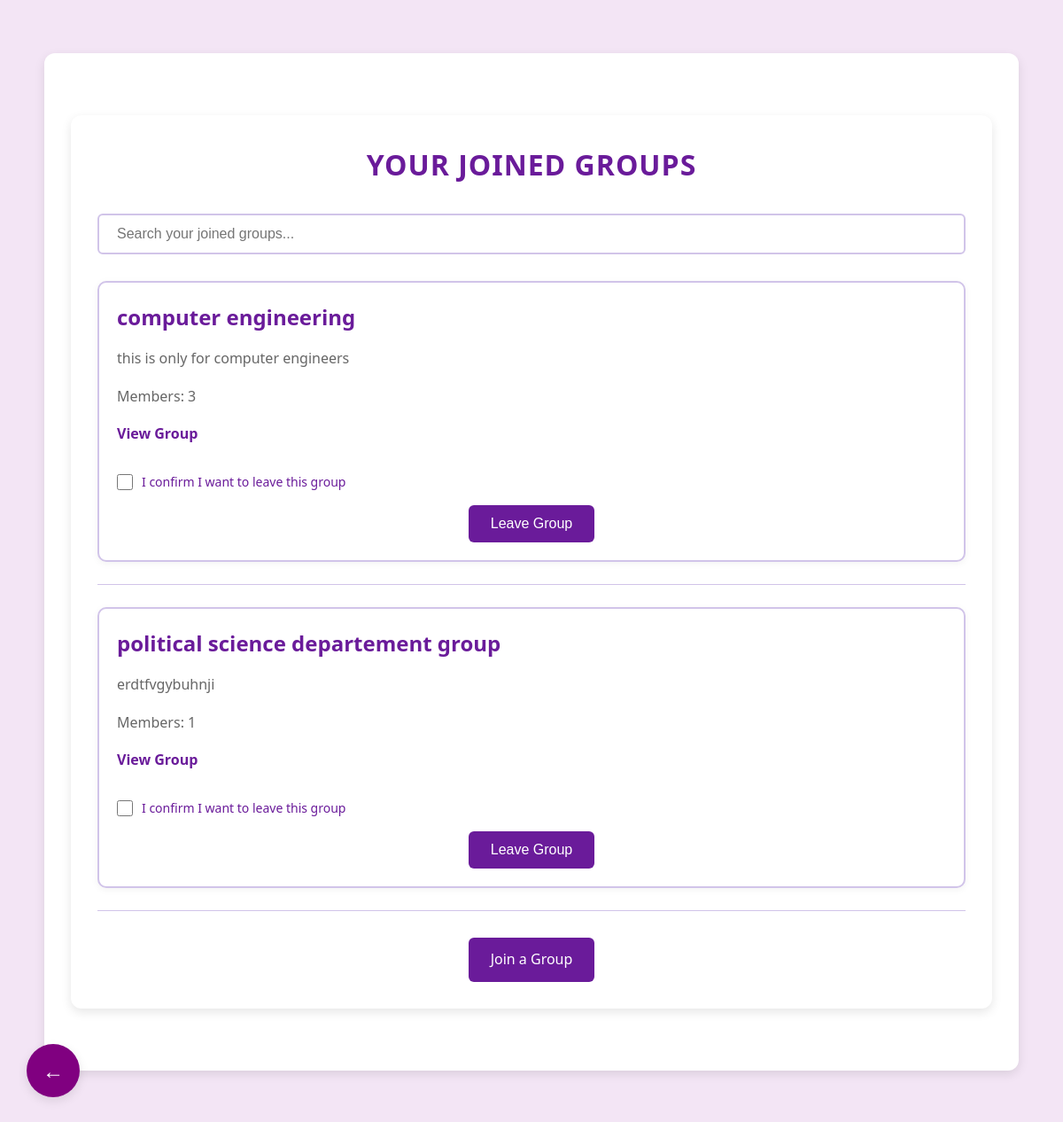
Screenshot of /dashboard/my_groups.php (signed in) with the database file from the repository.
### tables this page shows
CREATE TABLE `groups` (
  `id` int(11) NOT NULL,
  `name` varchar(255) NOT NULL,
  `description` text DEFAULT NULL,
  `creator_id` int(11) NOT NULL,
  `is_public` tinyint(1) DEFAULT 0,
  `can_post` tinyint(1) DEFAULT 1
);

### dashboard/my_groups.php (the view, shortened to what this page needs)
<?php
$userId = $_SESSION['user_id'];
$conn = new mysqli('localhost', 'unimaid9_unimaidresources', '#adyems123AD', 'unimaid9_unimaidresources');
$searchTerm = isset($_GET['search']) ? $_GET['search'] : '';
$searchParam = "%" . $searchTerm . "%";
$sql = "SELECT g.id, g.name, g.description, g.is_public,
               (SELECT COUNT(*) FROM group_members WHERE group_id = g.id) AS member_count
        FROM `groups` g
        JOIN group_members gm ON g.id = gm.group_id
        WHERE gm.user_id = ?
        AND (g.name LIKE ? OR g.description LIKE ?)";
$stmt = $conn->prepare($sql);
$stmt->bind_param("iss", $userId, $searchParam, $searchParam);
$stmt->execute();
$result = $stmt->get_result();
?>
<!DOCTYPE html>
<html lang="en">
<head>
</head>
<body>
        <div class="back-button-container">
    <a href="dashboard.php" class="back-button" aria-label="Back to dashboard">←</a>
</div>
    <div class="container">
<div class="container">
    <h1>Your Joined Groups</h1>
    <div class="search-container">
        <form method="GET" action="">
            <input type="text"
                   class="search-input"
                   name="search"
                   id="searchInput"
                   placeholder="Search your joined groups..."
                   value="<?php echo htmlspecialchars($searchTerm); ?>">
        </form>
    </div>
    <?php
    if ($result->num_rows > 0) {
        while ($row = $result->fetch_assoc()) {
            echo "<div class='group'>";
            echo "<h3>" . htmlspecialchars($row['name']) . "</h3>";
            echo "<p>" . htmlspecialchars($row['description']) . "</p>";
            echo "<p>Members: " . $row['member_count'] . "</p>";
            echo "<a href='group.php?id=" . $row['id'] . "'>View Group</a>";
            echo '<form action="leave_group.php" method="POST">
                    <input type="hidden" name="group_id" value="' . $row['id'] . '">
                    <label class="checkbox-container">
                        <input type="checkbox" name="confirm_leave" required>
                        I confirm I want to leave this group
                    </label>
                    <input type="submit" value="Leave Group">
                  </form>';
            echo "</div><hr>";
        }
    } else {
        echo "<div class='no-groups'>" .
             ($searchTerm ? "No joined groups found matching '$searchTerm'." :
                            "You have not joined any groups yet.") .
             "</div>";
    }
    ?>
    <div class="join-group-container">
        <a href="maingroups.php" class="join-group-btn">Join a Group</a>
    </div>
</div>
</body>
</html>

### dashboard/my_groups.php (style rules this page uses)
.search-container { margin-bottom: 30px; position: relative; }
.search-input { width: 100%; padding: 12px 20px; border: 2px solid var(--border); border-radius: 6px; font-size: 16px; transition: var(--transition); }
:root { --primary: #6a1b9a; --primary-hover: #4a148c; --secondary: #f3e5f5; --text: #333; --white: #fff; --shadow: 0 4px 12px rgba(0, 0, 0, 0.1); --border: #d1c4e9; --transition: all 0.3s ease; }
* { margin: 0; padding: 0; box-sizing: border-box; }
body { font-family: 'Segoe UI', Tahoma, Geneva, Verdana, sans-serif; background: var(--secondary); color: var(--text); line-height: 1.6; min-height: 100vh; padding: 20px; }
.container { max-width: 1100px; margin: 40px auto; padding: 30px; background: var(--white); border-radius: 12px; box-shadow: var(--shadow); }
h1 { text-align: center; font-size: 32px; color: var(--primary); margin-bottom: 30px; font-weight: 700; text-transform: uppercase; letter-spacing: 1px; }
.group { background: var(--white); border: 2px solid var(--border); padding: 20px; margin-bottom: 20px; border-radius: 10px; box-shadow: 0 2px 8px rgba(0, 0, 0, 0.05); transition: var(--transition); }
.group h3 { font-size: 24px; color: var(--primary); font-weight: 600; margin-bottom: 12px; }
.group p { font-size: 16px; color: #666; line-height: 1.8; margin-bottom: 15px; }
.group a { display: inline-block; color: var(--primary); font-weight: 600; text-decoration: none; margin-bottom: 15px; transition: var(--transition); }
.checkbox-container { display: flex; align-items: center; font-size: 14px; color: var(--primary); font-weight: 500; margin: 15px 0; }
.checkbox-container input[type="checkbox"] { width: 18px; height: 18px; margin-right: 10px; accent-color: var(--primary); cursor: pointer; }
.group form { text-align: center; }
.group input[type="submit"], .join-group-btn { background: var(--primary); color: var(--white); border: none; padding: 12px 25px; border-radius: 6px; font-size: 16px; font-weight: 500; cursor: pointer; transition: var(--transition); }
.join-group-container { text-align: center; margin-top: 30px; }
.join-group-btn { display: inline-block; text-decoration: none; }
hr { border: 0; border-top: 1px solid var(--border); margin: 25px 0; }
.back-button-container { position: fixed; bottom: 30px; left: 30px; z-index: 1000; }
.back-button { width: 60px; height: 60px; border-radius: 50%; background: purple; color: white; display: flex; align-items: center; justify-content: center; font-size: 24px; text-decoration: none; box-shadow: 0 4px 12px rgba(0, 0, 0, 0.1); transition: all 0.3s ease; }

### rows the page displays
groups: name "computer engineering", description "this is only for computer engineers", member_count "3"
groups: name "political science departement group", description "erdtfvgybuhnji", member_count "1"
